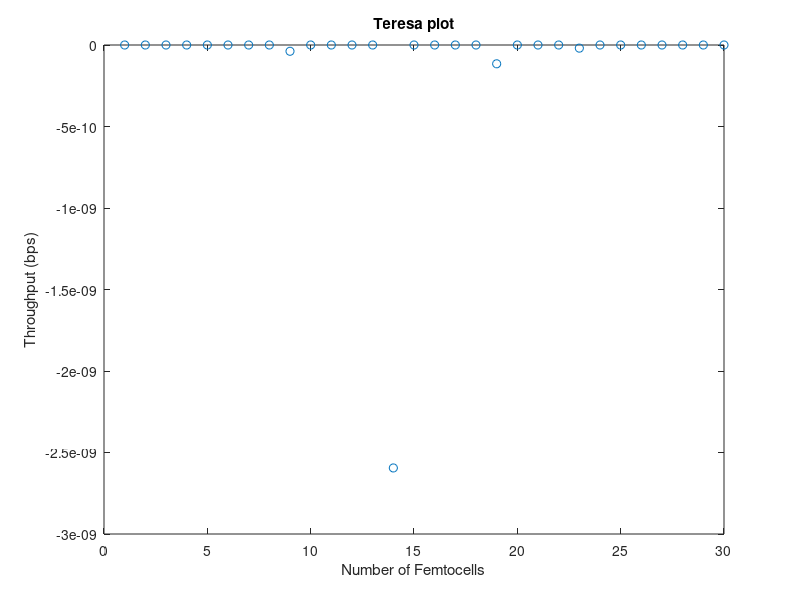
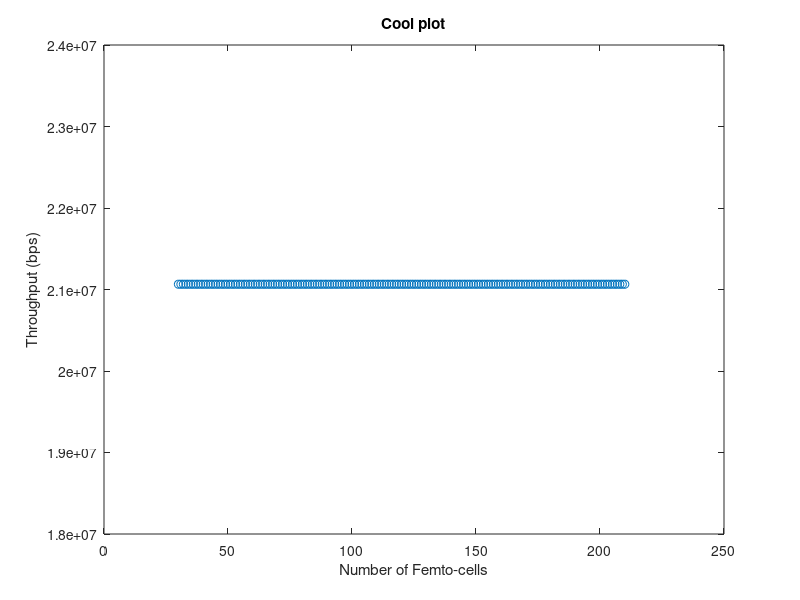

The MATLAB source for these figures, in order:
%**************************************************************************
% Filename: FFR_Simulator.m
% Group Name: GTW-E
% Date: 03/17/2020
% Description: Script used to simulate Fractional Frequency Reuse(FFR)
% medthods for HetNet applications. FFR algorithm is modeled to
% analyze performance tradeoffs. 
%
% FFR Algorithms:
%                FFR-3SL (Proposed Paper) 
%
%**************************************************************************

%----------------------------------------------------
% Common Sim Variables
%----------------------------------------------------
BER     = 10^-6;                % Target Bit Error Rate(BER)
alpha   = -1.5/log(BER);        % Constant for target BER
delta_f  = 15e3;                % Subcarrier spacing (Hz)
CH_BW   = 20e6;                 % Channel Bandwidth (Hz)
macro_radius = 500;             % Macrocell radius(m)
femto_radius = 30;              % femtocell radius(m)
m_users = 150;                  % Macrocell Users
f_users = 150;                  % Femtocell Users
SCpRB   = 12;                   % Sub-carriers per resource block
Num_RB  = 100;                  % Total number of resource blocks
Num_SC  = Num_RB*SCpRB;         % Number of subcarriers
transmitPower_macro = 20;       % Macrocell transmit power in Watts
MC_TxP_vec  = [10 15 20];       % Macrocell Base Station Transmit Power
transmitPower_femto = 20e-3;	% Femtocell Base Station Transmit Power in Watts
transmitPower_mue   = 1;        % MUE transmit power (ASSUMPTION because the paper doesn't cite one)
Noise_PSD  = -174;              % Noise Power Spectral Density (dBm/Hz)
Num_Mc  = 7;                    % Number of Macrocells
Num_Fc  = 30;                   % Number of Femtocells per macrocell
T_Num_Fc  = 210;                % Total Number of Femtocells
Num_RB  = 100;                  % Number of Resource Blocks
SB_Sect = 4;                    % Subbands per sector
total_subbands = 7;             % Total freq band is divided into 7 subbands A-G
d_vec  = 5;                     % Distance from base station to user in meters
MUE_vec = 1:150;                % vector of macro user equipments to loop through
subcarriers_vec = 1:1333;       % vector of subcarriers. This was calculated by 
                                % dividing the channel bandwidth of 20 MHz by the 
                                % subcarrier spacing of 15 kHz. 
number_of_runs = 100;           % number of times to run the Monte Carlo sim
                         

%**************************************************************************
% FFR-3SL Code (Proposed Paper)
%**************************************************************************

% Center_Layer = 0-166 
% Middle_Layer = 167-333
% Outer_Layer = 334-500 

D_center = [100];
D_middle = [200];
D_outter = [400];
%-------------------------------------------
% Macrocell - SINR, Capacity, and Throughput
%-------------------------------------------
idx=0;
Tm_vec = [];
Nf_vec = 30:210;
for Nf=Nf_vec
    
    Num_Mc = 7;
    
    % Convert Macrocell power to watts
    MC_TxP = MC_TxP_vec(3);
    MC_TxP_W = 10^(MC_TxP/10);
    
    % Convert Femtocell power to watts
    FC_TxP_W = 10^(transmitPower_femto/10);
    
    
    % Summation of M neighboring Macro-cell's Power & Gain products on sub-carrier k
    % Equation 4 - Denomonator middle summation
    sigma_PMp_GMp = 0; % Initialize to zero
    sigma_PF_GF   = 0; % Initialize to zero
    for m=1:(Num_Mc-1)
        %d = d_vec(m);
        d=866;
        PL_macro = 28.0 + 35*log10(d);
        Gain = 10^-(PL_macro/10);
        sigma_PMp_GMp = sigma_PMp_GMp + (MC_TxP_W*Gain);
        
        % Summation of F neighboring Femto-cell Power & Gain products on sub-carrier k
        for f=1:(Num_Fc)
            % Distance to any interferring femtocell will be 60 - 470m
            %d_femto = round(rand*(470) + (2*femto_radius));
            d_femto = 470;
            PL_femto = 28.0 + 35*log10(d_femto);
            Gain = 10^-(PL_femto/10);
            sigma_PF_GF = sigma_PF_GF + (FC_TxP_W*Gain);
        end
    
    end
    
    % Calculate channel gain (NOTE: Removing the Xsigma and the |H|
    % Rayleigh Gaussian distribution).
    %d_user = round(rand*(macro_radius));
    d_user = 30;
    PL_user = 28.0 + 35*log10(d_user);
    Ch_Gain_W = 10^(-PL_user/10);
    
    % SINR equation for a given Macro-cell on sub-carrier k
    % NOTE: this is equation 4 from the paper
    SINRmk = (MC_TxP_W*Ch_Gain_W)/(10^((Noise_PSD*delta_f)/10) + sigma_PMp_GMp + sigma_PF_GF);
    
    % Capacity of macro user m on sub-carrier k
    Cmk = delta_f*log2(1+alpha*SINRmk);
    
    % Calculate Throughput of the Macro-cell across all m users
    Tm = 0; % Initialize to zero
    for m=1:m_users
        Beta_km = round(rand);
        Beta_km = 1; 
        Tm = Tm + Cmk * Beta_km;
    end
    
    idx = idx+1;
    Tm_vec(idx) = Tm;
    
end






    
%%%%%%%%%%%%%%%%%%%%%%%%%%%%%%%%%%%%%%%%%%%%%%%%%%%%%%%%%%%%%%%%%%%%%%%%
% vvv Teresa's Editions vvv

% for ONE MUE in macrocell A, calculate the throughput
% assume MUE is assigned to 8 subcarriers

% 1x30 array for holding all throughput values - intialize all to 0
throughput_macro_array = zeros(1,30);
femtocell_array = 1:30;

% increment total femtocells for graphing
% Only include femtocells within macrocell A
for total_femto_count = femtocell_array

    % randomly assign it a distance between 0 and 500 (macrocell radius) (Monte Carlo Sim)
    d_mue = randi([0, 500]);
    % Calculate for ONE subcarrier
    % assign the MUE to subcarriers (a 2D array of Beta?)
    % calculate the PL of the MUE based on that distance
    PL_mue = 28.0 + 35*log10(d_mue);

    % calculate channel gain for MUE
    CG_mue = 10^-(PL_mue/10);

    % numerator of the SINR equation
    % **NOTE From Eric: I read throught the paper and the references and this
    % power needs to be the macrocell transmit power. 
    numerator = transmitPower_mue * CG_mue;

    % multiply noise spectral density by the subcarrier spacing
    denominator = Noise_PSD * delta_f;

    % calculate macrocell interference
    % Summation of M neighboring Macro-cell's Power & Gain products on sub-carrier k
    sigma_Pkm_GkmM = 0; % Initialize to zero
    % loop from 1 to total macrocells-1 because we aren't counting the cell
    % we are in
    for m=1:(Num_Mc-1)
        % assuming macrocell A, all other towers are 866 m away
        d_macro = 866;
        % outdoor pathloss - equation (2) from paper
        PL_macro = 28.0 + 35*log10(d_macro);

        % equation (3) from paper
        CG_macro = 10^-(PL_macro/10);

        % Add up all the interferers
        sigma_Pkm_GkmM = sigma_Pkm_GkmM + (transmitPower_macro*CG_macro);
    end

    % add the macrocell interferers to the denom 
    denominator = denominator + sigma_Pkm_GkmM;

    % femtocell interference
    % Summation of F neighboring Femto-cell Power & Gain products on sub-carrier k
    sigma_PkF_GkmF = 0; % Initialize to zero

    % Only include femtocells within macrocell A
    % TODO: how to calculate distances to femtocells in neighboring macrocells
    for f=1:total_femto_count
        % choose a random distance within this macrocell
        % TODO: create an array from 1-30 within each macrocell of random,
        % non-repeating distances?
        d_femto = randi([0, 500]);
        PL_femto = 28.0 + 35*log10(d_femto);
        CG_femto = 10^-(PL_femto/10);
        sigma_PkF_GkmF = sigma_PkF_GkmF + (transmitPower_femto*CG_femto);
    end

    % add the macrocell interferers to the denom 
    denominator = denominator + sigma_PkF_GkmF;

    % combine values into SINR
    SINR_km = numerator / denominator;

    % calculate channel capacity
    channelCapacity_macro = delta_f * log2(1 + (alpha * SINR_km));

    % multiply beta and the channel capacity
    % each MUE is assigned to 8 subcarriers, so multiply channel capacity by 8
    % (because 8 of the Beta values will be 1 and we are summing over all
    % subcarriers)
    throughput_macro = channelCapacity_macro * 8;

    % assign the current throughput to the array
    throughput_macro_array(total_femto_count) = throughput_macro;
end

figure; 
plot(femtocell_array,throughput_macro_array, 'o');
xlabel('Number of Femtocells');
ylabel('Throughput (bps)');
title('Teresa plot');

% ^^^ Teresa's Editions ^^^
%%%%%%%%%%%%%%%%%%%%%%%%%%%%%%%%%%%%%%%%%%%%%%%%%%%%%%%%%%%%%%%%%%%%%%%%

%-------------------------------------------
% Femtocell - SINR, Capacity, and Throughput
%-------------------------------------------










%**************************************************************************
% Figures/Plots
%**************************************************************************

figure; 
plot(Nf_vec,Tm_vec, 'o');
xlabel('Number of Femto-cells');
ylabel('Throughput (bps)');
title('Cool plot');
